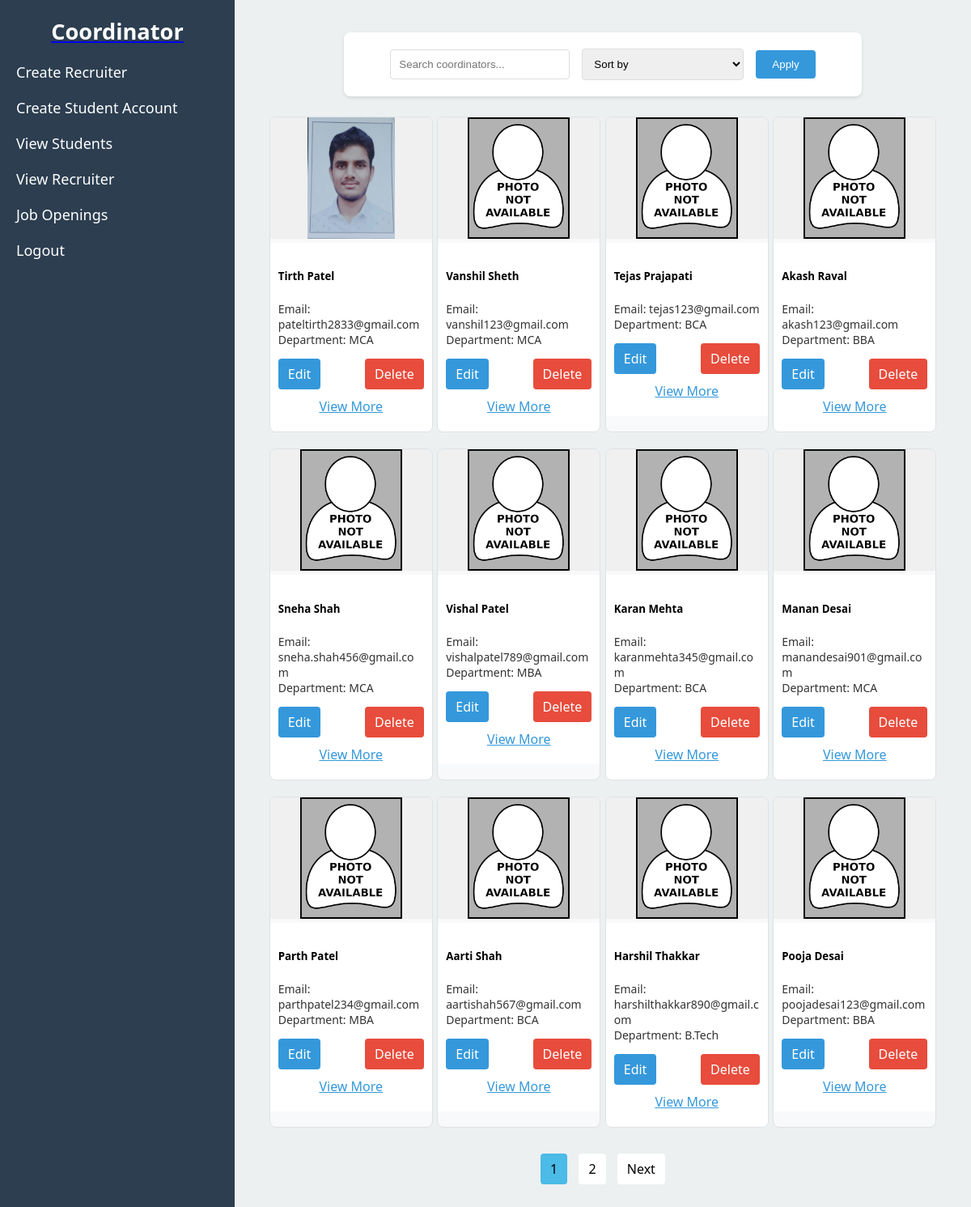
The page /view-coordinators/ (signed in) on the database its author committed.
### cprs_app/models.py (models this page shows, shortened)
class CoordinatorProfile(models.Model):
    coordinator_name = models.CharField(max_length=20, blank=True)
    email = models.EmailField(max_length=254, unique=True, default=None)
    department = models.CharField(null=True, blank=True,max_length=50)
    password = models.CharField(max_length=100,default=None)
    profile_photo = models.ImageField(upload_to='profile_photos/', null=True, blank=True)
    mobile_number = models.CharField(max_length=15, null=True, blank=True)
    address = models.TextField(null=True, blank=True)
    date_of_birth = models.DateField(null=True, blank=True)
    gender = models.CharField(max_length=10, choices=[('Male', 'Male'), ('Female', 'Female'), ('Other', 'Other')], null=True, blank=True)
    hire_date = models.DateField(null=True, blank=True)
    reset_code = models.CharField(max_length=6, blank=True, null=True)
    reset_code_expires_at = models.DateTimeField(blank=True, null=True)

### cprs_app/views.py (the view, shortened to what this page needs)
# urls.py: path('view-coordinators/', v1.admin_dashboard, {'section': 'view-coordinators'}, name='view_coordinators'),
@login_required
def admin_dashboard(request, section=None):
    context = {}
    if section == 'create-coordinator':
        context['section'] = 'admin_sections/create_coordinator.html'
    elif section == 'create-student':
        context['section'] = 'admin_sections/create_student.html'
    elif section == 'view-coordinators':
        search_query = request.GET.get('search', '')
        sort_order = request.GET.get('sort', '')
        coordinators_list = CoordinatorProfile.objects.all()
        if search_query:
            coordinators_list = coordinators_list.filter(
                Q(coordinator_name__icontains=search_query) |
                Q(email__icontains=search_query) |
                Q(department__icontains=search_query)
            )
        if sort_order == 'name':
            coordinators_list = coordinators_list.order_by('coordinator_name')
        elif sort_order == 'email':
            coordinators_list = coordinators_list.order_by('email')
        elif sort_order == 'department':
            coordinators_list = coordinators_list.order_by('department')
        paginator = Paginator(coordinators_list, 12)  # Show 12 coordinators per page
        page_number = request.GET.get('page')
        coordinators = paginator.get_page(page_number)
        context['coordinators'] = coordinators
        context['search_query'] = search_query
        context['sort_order'] = sort_order
        context['section'] = 'admin_sections/view_coordinators.html'
    return render(request, 'admin_dashboard.html', context)

### cprs_app/views.py (called while the page is built)
def login_required(function=None):
    @wraps(function)
    def wrapper(request, *args, **kwargs):
        if 'username' not in request.session:  # Check if session has 'username'
            return redirect('login_form')  # Redirect to login page if not logged in
        return function(request, *args, **kwargs)
    return wrapper

### template/admin_dashboard.html (shortened to what this page needs)
{% load static %}
<!DOCTYPE html>
<html lang="en">
<head>
    <link rel="stylesheet" href="{% static 'styles.css' %}">
</head>
<body>
    <div class="dashboard-container">
        <nav class="sidebar">
            <a href="{% url 'admin_dashboard' %}" class="dashboard-link">
                <h2>Coordinator</h2>
            </a>
            <ul>
                <li><a href="{% url 'admin_dashboard_section' 'create-coordinator' %}">Create Recruiter</a></li>
                <li><a href="{% url 'admin_dashboard_section' 'create-student' %}">Create Student Account</a></li>
                <li><a href="{% url 'admin_dashboard_section' 'view-students' %}">View Students</a></li>
                <li><a href="{% url 'admin_dashboard_section' 'view-coordinators' %}">View Recruiter</a></li>
                <li><a href="{% url 'admin_dashboard_section' 'job-openings' %}">Job Openings</a></li>
                <li><a href="{% url 'logout' %}" onclick="return confirm('Are you sure you want to Logout.');">Logout</a></li>
            </ul>
        </nav>
        <main class="main-content">
            {% include section %}
        </main>
    </div>
</body>
</html>

### template/admin_sections/view_coordinators.html (shortened to what this page needs)
{% load static %}
<!DOCTYPE html>
<html lang="en">
<head>
</head>
<body>
    <div class="dashboard-container">
        <main class="main-content">
            <div class="search-sort-container">
                <form method="GET" action="">
                    <input type="text" name="search" placeholder="Search coordinators..." value="{{ search_query }}">
                    <select name="sort">
                        <option value="">Sort by</option>
                    </select>
                    <button type="submit">Apply</button>
                </form>
            </div>
            <div class="container">
                {% for coordinator in coordinators %}
                <div class="card">
                    <img src="{% if coordinator.profile_photo %}{{ coordinator.profile_photo.url }}{% else %}{% static 'default_profile.png' %}{% endif %}" class="card-img-top" alt="Profile Photo">
                    <div class="card-body">
                        <h5 class="card-title">{{ coordinator.coordinator_name|default:"NA" }}</h5>
                        <p class="card-text">
                            Email: {{ coordinator.email|default:"NA" }}<br>
                            Department: {{ coordinator.department|default:"NA" }}
                        </p>
                        <div class="card-buttons">
                            <a href="{% url 'edit_coordinator' coordinator.id %}" class="edit-btn">Edit</a>
                            <a href="{% url 'delete_coordinator' coordinator.id %}" class="delete-btn" onclick="return confirm('Are you sure you want to delete this coordinator?');">Delete</a>
                        </div>
                        <a href="#" class="show-more-btn" onclick="toggleDetails(event, {{ coordinator.id }}); return false;">View More</a>
                    </div>
                </div>
                {% empty %}
                    <p>No Recruter found.</p>
                {% endfor %}
            </div>
            <div class="pagination">
                <ul>
                    {% for num in coordinators.paginator.page_range %}
                        <li class="{% if coordinators.number == num %}active{% endif %}"><a href="?search={{ search_query }}&sort={{ sort_order }}&page={{ num }}">{{ num }}</a></li>
                    {% endfor %}
                    {% if coordinators.has_next %}
                        <li><a href="?search={{ search_query }}&sort={{ sort_order }}&page={{ coordinators.next_page_number }}">Next</a></li>
                    {% endif %}
                </ul>
            </div>
        </main>
    </div>
</body>
</html>

### static/styles.css (style rules this page uses)
html, body { margin: 0; height: 100%; font-family: 'Segoe UI', Tahoma, Geneva, Verdana, sans-serif; }
.dashboard-container { display: flex; min-height: 100vh; }
.sidebar { width: 250px; background-color: #2c3e50; color: white; padding: 20px; }
.main-content { flex: 1; background-color: #ecf0f1; padding: 20px; overflow: auto; }
.sidebar h2 { color: #34495e; text-align: center; margin: 40px 0; font-size: 32px; font-weight: 700; }
.sidebar ul { list-style: none; padding: 0; }
.sidebar ul li { margin: 20px 0; }
.sidebar ul li a { color: white; text-decoration: none; font-size: 18px; }
.dashboard-link h2 { margin: 0; font-size: 1.7em; color: white; text-align: center; text-decoration: none; }
.main-content { flex-grow: 1; padding: 20px; background-color: #ecf0f1; }
form { max-width: 600px; margin: 20px auto; padding: 20px; background-color: white; border-radius: 8px; box-shadow: 0 2px 4px rgba(0, 0, 0, 0.1); }

### template/admin_sections/view_coordinators.html (style rules this page uses)
.main-content { width: 75%; }
.search-sort-container { margin-top: -20px; margin-bottom: 25px; text-align: center; }
.search-sort-container form { display: flex; justify-content: center; align-items: center; gap: 15px; }
.search-sort-container input[type="text"], .search-sort-container select { padding: 10px; border: 1px solid #ddd; border-radius: 4px; width: 200px; }
.search-sort-container button { padding: 10px 20px; background-color: #3498db; color: #fff; border: none; border-radius: 4px; cursor: pointer; transition: background-color 0.3s; }
.container { display: flex; flex-wrap: wrap; justify-content: space-around; }
.card { background-color: #f8f9fa; border: 1px solid #dee2e6; border-radius: 8px; transition: transform 0.3s ease, box-shadow 0.3s ease; width: 200px; margin-bottom: 20px; overflow: hidden; position: relative; cursor: pointer; position: relative; }
.card-img-top { height: 150px; width: 100%; object-fit: contain; background-color: #f0f0f0; }
.card-body { padding: 10px; z-index: 1; position: relative; background-color: white; word-wrap: break-word; }
.card-text { font-size: 14px; color: #333; overflow-wrap: break-word; }
.show-more-btn { text-align: center; display: block; margin: 10px 0; cursor: pointer; color: #3498db; }
.pagination { text-align: center; margin-top: 20px; }
.pagination ul { list-style: none; padding: 0; }
.pagination li { display: inline-block; margin: 0 5px; }
.pagination a { text-decoration: none; padding: 8px 12px; background-color: white; color: black; border-radius: 4px; }
.pagination .active a { background-color: rgb(75, 187, 231); }
.card-buttons { display: flex; justify-content: space-between; margin-top: 10px; }
.card-buttons a { text-decoration: none; padding: 8px 12px; border-radius: 4px; color: white; }
.edit-btn { background-color: #3498db; }
.delete-btn { background-color: #e74c3c; }

### rows shown on the page
CoordinatorProfile: profile_photo (picture), coordinator_name "Tirth Patel", email "pateltirth2833@gmail.com", department "MCA"
CoordinatorProfile: profile_photo (placeholder picture), coordinator_name "Vanshil Sheth", email "vanshil123@gmail.com", department "MCA"
CoordinatorProfile: coordinator_name "Tejas Prajapati", email "tejas123@gmail.com", department "BCA"
CoordinatorProfile: coordinator_name "Akash Raval", email "akash123@gmail.com", department "BBA"
CoordinatorProfile: coordinator_name "Sneha Shah", email "sneha.shah456@gmail.com", department "MCA"
CoordinatorProfile: coordinator_name "Vishal Patel", email "vishalpatel789@gmail.com", department "MBA"
CoordinatorProfile: coordinator_name "Karan Mehta", email "karanmehta345@gmail.com", department "BCA"
CoordinatorProfile: coordinator_name "Manan Desai", email "manandesai901@gmail.com", department "MCA"
CoordinatorProfile: coordinator_name "Parth Patel", email "parthpatel234@gmail.com", department "MBA"
CoordinatorProfile: coordinator_name "Aarti Shah", email "aartishah567@gmail.com", department "BCA"
CoordinatorProfile: coordinator_name "Harshil Thakkar", email "harshilthakkar890@gmail.com", department "B.Tech"
CoordinatorProfile: coordinator_name "Pooja Desai", email "poojadesai123@gmail.com", department "BBA"

### other values the page prints
{{ num }} "1" "2"
